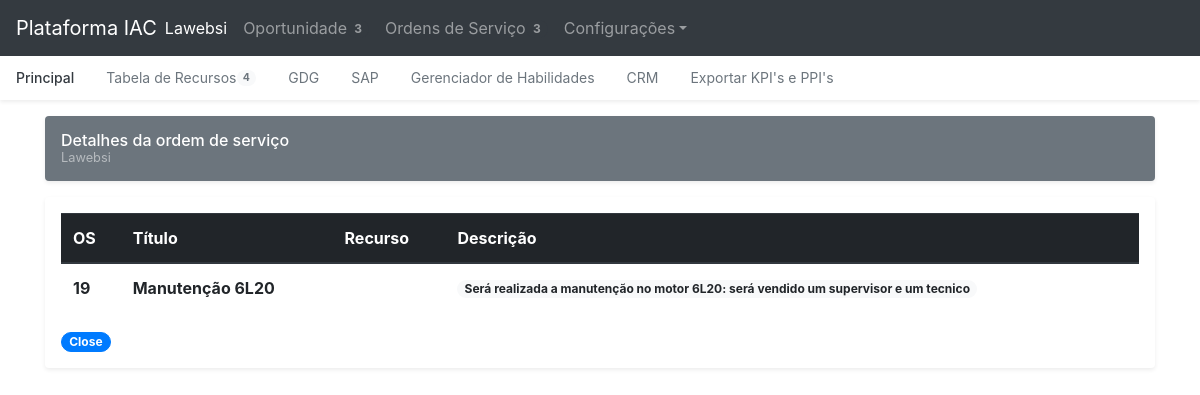
The page /ordens/home/osdetalhes/19/ on the database its author committed.
### ordensDeServico/models.py (models this page shows, shortened)
class OrdensServico(models.Model):
    os_numero = models.AutoField(primary_key=True)
    os_nome = models.CharField(max_length=30)
    os_recursos = models.PositiveIntegerField()
    os_descricao = models.TextField()

### ordensDeServico/views.py (the view)
# urls.py: path('home/osdetalhes/<int:id>/', osdetalhes, name = 'os_detalhes'),
def osdetalhes(request, id):
    ident = get_object_or_404(OrdensServico, pk=id)
    lista = servicosGerais()
    return render(request,
    'osdetalhes.html',
    {'detalhes':ident,
    'total_op': lista[0],
    'total_ord': lista[1],
    'total_rec': lista[2]})

### ordensDeServico/views.py (called while the page is built)
def servicosGerais():
    oportunidades = OportunidadesRecente.objects.all()
    ordens = OrdensServico.objects.all()
    recursos = Funcionario.objects.filter(func_status=False)
    m=0
    for z in oportunidades:
        m = m + 1
    n=0
    for y in ordens:
        n = n + 1
    p=0
    for f in recursos:
        p = p + 1
    lista=[m,n,p]
    return lista

### templates/osdetalhes.html (shortened to what this page needs)
{% extends 'index.html' %}
{%block oportunidades%}
<main role="main" class="container">
  <div class="d-flex align-items-center p-3 my-3 text-white-50 bg-secondary rounded shadow-sm">
    <div class="lh-100">
      <h6 class="mb-0 text-white lh-100">Detalhes da ordem de serviço</h6>
      <small>Lawebsi</small>
    </div>
  </div>
  <div class="my-3 p-3 bg-white rounded shadow-sm">
    <table class="table">
      <thead class="thead-dark">
        <tr>
          <th scope="col">OS</th>
          <th scope="col">Título</th>
          <th scope="col">Recurso</th>
          <th scope="col">Descrição</th>
        </tr>
      </thead>
      <tbody>
        <tr>
          <th scope="row">{{detalhes.os_numero}}</th>
          <th scope="row">{{detalhes.os_nome}}</th>
          <td></td>
          <td><span class="badge badge-pill bg-light align-text-bottom">{{detalhes.os_descricao}}</span></td>
        </tr>
      </tbody>
    </table>
    <button type="button" class="btn btn-primary badge badge-pill">Close</button>
  </div>
{%endblock%}

### assets/offcanvas/offcanvas.css (style rules this page uses)
html, body { overflow-x: hidden; }
body { padding-top: 56px; }
.text-white-50 { color: rgba(255, 255, 255, .5); }
.lh-100 { line-height: 1; }

### rows shown on the page
OrdensServico: os_numero "19", os_nome "Manutenção 6L20", os_descricao "Será realizada a manutenção no motor 6L20: será vendido um supervisor e um tecnico"

### other values the page prints
{{ total_op }} "3"
{{ total_ord }} "3"
{{ total_rec }} "4"
